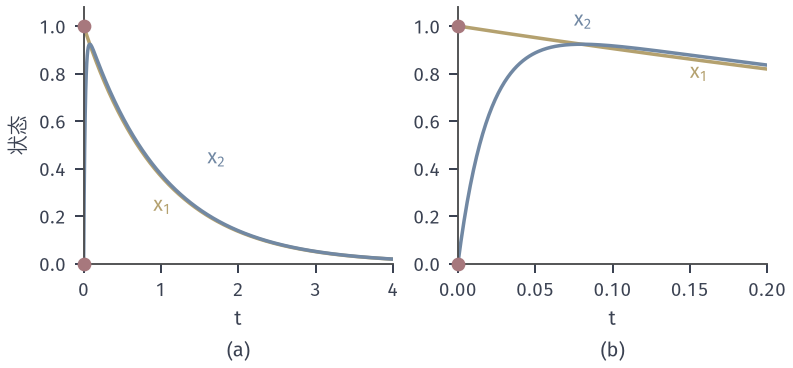

This figure's Python source:
from pathlib import Path
import sys
sys.path.insert(0, str(Path(__file__).resolve().parents[1]/"odenum-common"))
from odenum_common import *

LAM = 50.0
def exact_stiff(t):
    t = np.asarray(t, float)
    return np.exp(-t), LAM/(LAM-1)*(np.exp(-t)-np.exp(-LAM*t))
def g2(t, x):
    return np.array([-x[0], LAM*(x[0]-x[1])])

# Target: two time scales in the exact solution of the fast-chases-slow system.
fig, ax = figure(width_mm=112, height_mm=52, ncols=2)
t = np.linspace(0, 4, 600); s = np.linspace(0, .2, 300)
for a, tt in zip(ax, (t, s)):
    x1, x2 = exact_stiff(tt)
    a.plot(tt, x1, color=YELLOW, lw=1.4); a.plot(tt, x2, color=BLUE, lw=1.4)
    a.plot([0, 0], [1, 0], 'o', color=RED, ms=4.5, zorder=5, clip_on=False)
    a.set_xlabel(r'$t$')
ax[0].set_ylabel('状态'); ax[0].set_ylim(0, 1.08); ax[1].set_ylim(0, 1.08)
ax[0].set_xlim(0, 4); ax[1].set_xlim(0, .2)
ax[0].text(1.6, .42, r'$x_2$', color=BLUE); ax[0].text(.9, .22, r'$x_1$', color=YELLOW)
ax[1].text(.15, .78, r'$x_1$', color=YELLOW); ax[1].text(.075, 1.0, r'$x_2$', color=BLUE)
panel(ax[0], '(a)', -.3); panel(ax[1], '(b)', -.3)
save(fig, Path(__file__).resolve().parent, 'figure', {'formula': "x1'=-x1, x2'=50(x1-x2), x(0)=(1,0)"})
